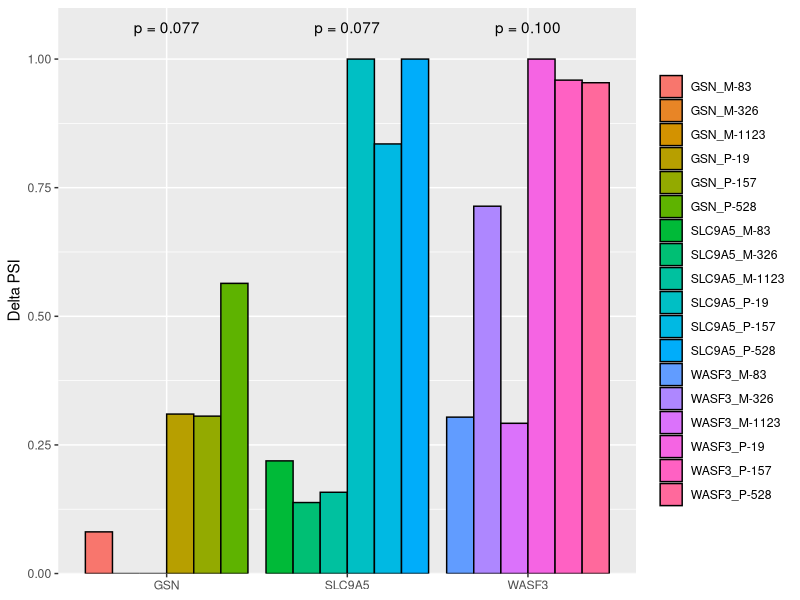
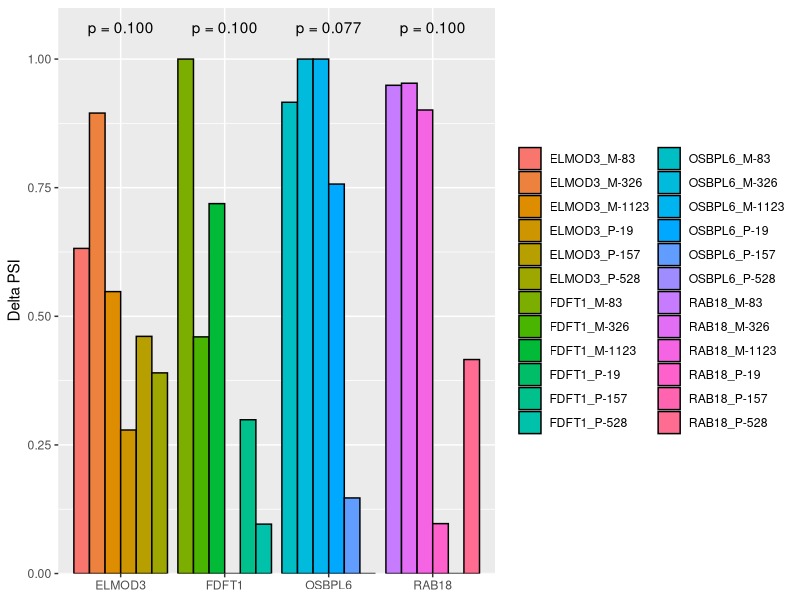

Source code (R) for these figures, in order:
#Make barplots for RNA-Seq results (with statistical test for differences) ############################################

library("ggplot2")
library(ggpubr)

data = read.table("MES_events.txt", header=T)
data$sample <- factor(data$sample, levels = as.character(data$sample))

pdf("MES_plot.pdf", width=7, height=7)
ggplot(data, aes(x=gene, y=delta.psi, fill=sample)) + geom_bar(stat="identity", color="black", position=position_dodge()) + theme(axis.title.x = element_blank(), legend.title=element_blank()) + ylab("Delta PSI") + scale_y_continuous(limits=c(0,1.1), expand = c(0,0)) + stat_compare_means(aes(group = group), label="p.format",label.y=1.05, method="wilcox.test")
dev.off()

data = read.table("PRO_events.txt", header=T)
data$sample <- factor(data$sample, levels = as.character(data$sample))

pdf("PRO_plot.pdf", width=9, height=7)
ggplot(data, aes(x=gene, y=delta.psi, fill=sample)) + geom_bar(stat="identity", color="black", position=position_dodge()) + theme(axis.title.x = element_blank(), legend.title=element_blank()) + ylab("Delta PSI") + scale_y_continuous(limits=c(0,1.1), expand = c(0,0)) + stat_compare_means(aes(group = group), label="p.format",label.y=1.05, method="wilcox.test")
dev.off()
